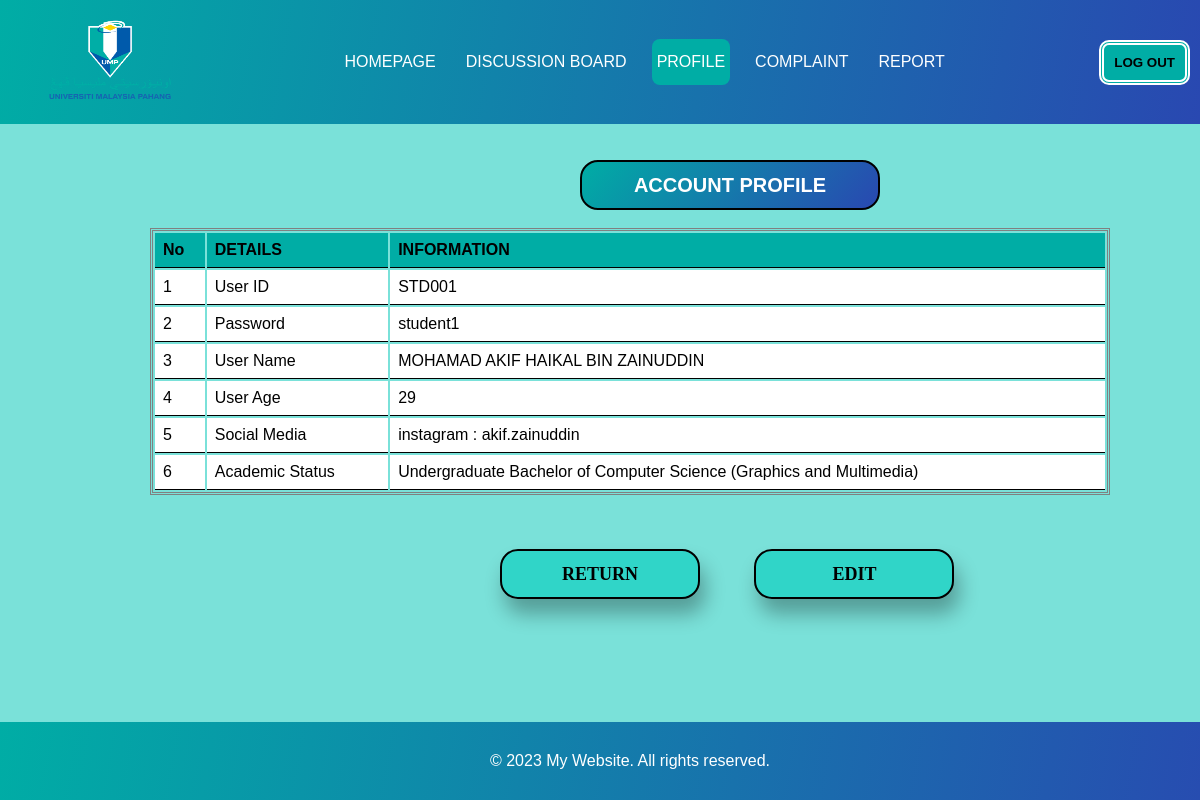
/Module2/View/USERMANAGEPROFILE.php (signed in), run on the app's committed database.
### tables this page shows
CREATE TABLE `alluser` (
  `userID` varchar(50) NOT NULL,
  `userPass` varchar(50) NOT NULL,
  `userType` varchar(50) NOT NULL,
  `userName` varchar(200) NOT NULL,
  `userAge` int(11) NOT NULL,
  `userSocialMedia` varchar(200) NOT NULL,
  `userAcademic` varchar(200) NOT NULL
);

### Module2/View/USERMANAGEPROFILE.php (the view, shortened to what this page needs)
<!DOCTYPE html>
<html>
<head>
  <link rel="stylesheet"  href="pageStyle.css">
</head>
<?php
  $id = $_SESSION['userID'];
?>
<body>
  <header>
    <div class="logo"><img src="../Asset/logoump.png" width="200" height="100"></div>
    <nav>
      <ul>
        <li><a href="USERMAINPAGE.php">HOMEPAGE</a></li>
        <li><a href="USERDISCUSSIONBOARD.php">DISCUSSION BOARD</a></li>
        <li class="selected"><a href="USERMANAGEPROFILE.php">PROFILE</a></li>
        <li><a href="#">COMPLAINT</a></li>
        <li><a href="POSTREPORT.php">REPORT</a></li>
      </ul>
    </nav>
    <button id="myBtn" class="icon">LOG OUT</button>
  </header>
  <br><br><button class="profile-button">ACCOUNT PROFILE</button><br><br>
<?php
  $connection = mysqli_connect("localhost","root","");
    $query = "SELECT * FROM alluser where userID='$id' ";
    $query_run = mysqli_query($connection,$query);
    while($row = mysqli_fetch_array($query_run))
      {
        ?>
        <form action= "" method="POST">
          <table class="listtable">
          <tr>
            <th>No</th>
            <th>DETAILS</th>
            <th>INFORMATION</th>
          </tr>
          <tr>
            <td>1</td>
            <td>User ID</td>
            <td><?php echo $row['userID'] ?></td>
          </tr>
          <tr>
            <td>2</td>
            <td>Password</td>
            <td><?php echo $row['userPass'] ?></td>
          </tr>
          <tr>
            <td>3</td>
            <td>User Name</td>
            <td><?php echo $row['userName'] ?></td>
          </tr>
          <tr>
            <td>4</td>
            <td>User Age</td>
            <td><?php echo $row['userAge'] ?></td>
          </tr>
          <tr>
            <td>5</td>
            <td>Social Media</td>
            <td><?php echo $row['userSocialMedia'] ?></td>
          </tr>
          <tr>
            <td>6</td>
            <td>Academic Status</td>
            <td><?php echo $row['userAcademic'] ?></td>
          </tr>
          </table><br><br><br>
        </form>
        <?php
      }
?>
  <button class="kiri-button" onclick="location.href='USERMAINPAGE.php';">RETURN</button>
  <button class="kanan-button" onclick="location.href='USEREDITPROFILE.php';">EDIT</button>
  <br> <br> <br> <br> <br> <br> <br>
  <footer>
    <p>&copy; 2023 My Website. All rights reserved.</p>
  </footer>
</body>
</html>

### Module2/View/pageStyle.css (style rules this page uses)
* { margin: 0; padding: 0; }
body { color: black; font-family: Arial, Helvetica, sans-serif; background-color:#7ae1d9; }
header { background-image: linear-gradient(100deg, #00ada5, #2948B1); padding: 10px; display: flex; align-items: center; justify-content: space-between; }
nav ul { list-style-type: none; display: flex; justify-content: center; }
nav a { display: block; color: #fff; text-align: center; padding: 14px 5px; text-decoration: none; transition: padding 0.15s, margin 0.15s; }
nav ul li { margin-right: 20px; }
.icon { background-color: #00ada5; padding: 10px 10px; font-weight: bold; border-radius: 10px; text-decoration: none; border-style: double; border-color: white; border-width: 5px; margin-right: 0%; transition: padding 0.15s, margin 0.15s; }
footer { background-image: linear-gradient(100deg, #00ada5, #2948B1); color: #fff; padding: 30px; text-align: center; position: fixed; bottom: 0; width: 100%; }
.selected { background-color: #00ada5; border-radius: 8px; }
.listtable { border-style: double; width: 80%; margin-left: 150px; }
th, td { padding: 8px; text-align: left; border-bottom: 1px solid black; background-color: white; }
th { background-color: #00ada5; color: black; }
.profile-button { background-image: linear-gradient(130deg, #00ada5, #2948B1); color: white; border-style: double; height: 50px; width: 300px; border-radius:18px; font-weight: bold; font-size: 20px; margin-left: 580px; }
.kiri-button { background-color: #30d5c8; color: black; font-family: 'Times New Roman', Times, serif; border-style: double; height: 50px; width: 200px; border-radius:18px; font-weight: bold; font-size: 18px; margin-left: 500px; margin-bottom: 30px; box-shadow: 5px 15px 20px rgba(0, 0, 0, 0.3); }
.kanan-button { background-color: #30d5c8; color: black; font-family: 'Times New Roman', Times, serif; border-style: double; height: 50px; width: 200px; border-radius:18px; font-weight: bold; font-size: 18px; margin-left: 50px; margin-bottom: 30px; box-shadow: 5px 15px 20px rgba(0, 0, 0, 0.3); }

### data on the page
alluser: userID "STD001", userPass "student1", userName "MOHAMAD AKIF HAIKAL BIN ZAINUDDIN", userAge "29", userSocialMedia "instagram : akif.zainuddin", userAcademic "Undergraduate Bachelor of Computer Science (Graphics and Multimedia)"
